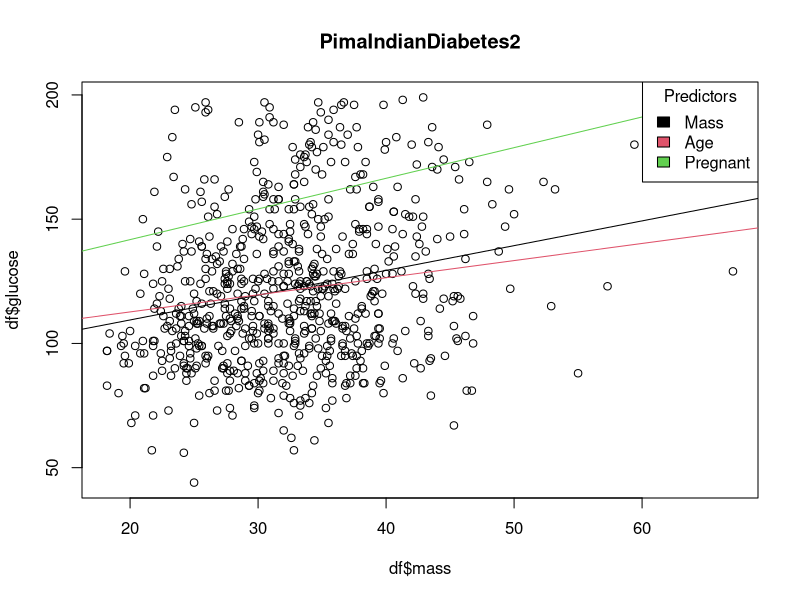
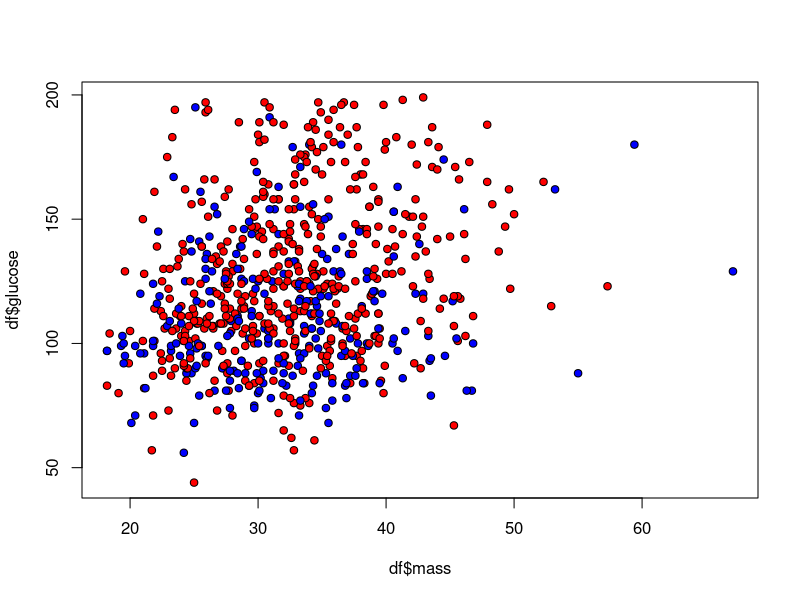

These figures' R source, in order:
## ---- chunk 1
library(mlbench)
data(PimaIndiansDiabetes2)
str(PimaIndiansDiabetes2)
## ---- chunk 2
sapply(PimaIndiansDiabetes2, function(x) sum(is.na(x)==TRUE))
## ---- chunk 3
fill_NA <- function(mean_med, v){
  # fill missing values with either 1=mean or 2=median
  if (mean_med == 1){
    m <- mean(v, na.rm=TRUE)
  } else {
    m <- median(v, na.rm=TRUE)
  }
  v[is.na(v)] <- m
  v
}

# make a new data set with NA's filled
df <- PimaIndiansDiabetes2[]
df$triceps <- fill_NA(1, df$triceps)
df$insulin <- fill_NA(1, df$insulin)
df <- df[complete.cases(df),]

## ---- chunk 4
cols <- c(6,8,1)
plot(df$mass, df$glucose, main="PimaIndianDiabetes2")
for (i in 1:3){
    model <- lm(glucose~df[,cols[i]], data=df)[1]
    abline(model, col=i)
}
legend("topright", title="Predictors", c("Mass", "Age", "Pregnant"), fill=c(1,2,3))
## ---- chunk 5
df$large <- factor(ifelse(df$insulin>155,1,0))
plot(df$mass, df$glucose, pch=21, bg=c("blue","red")[unclass(df$large)])
